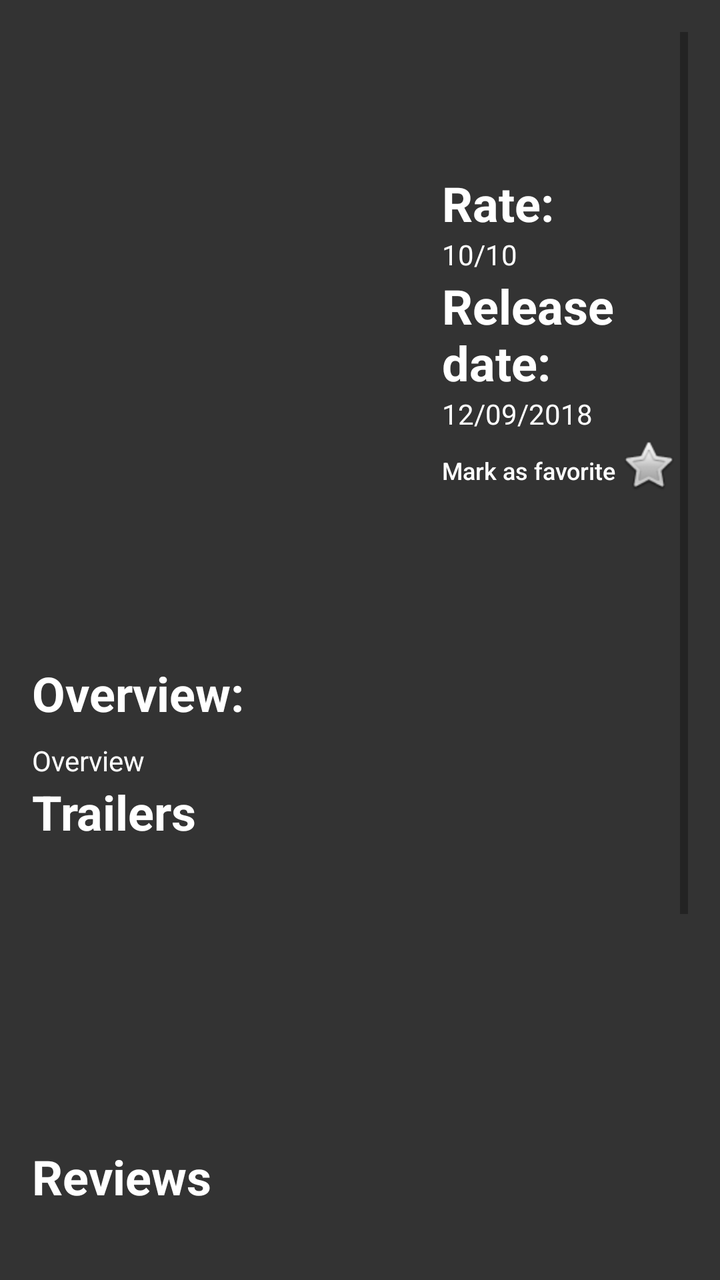
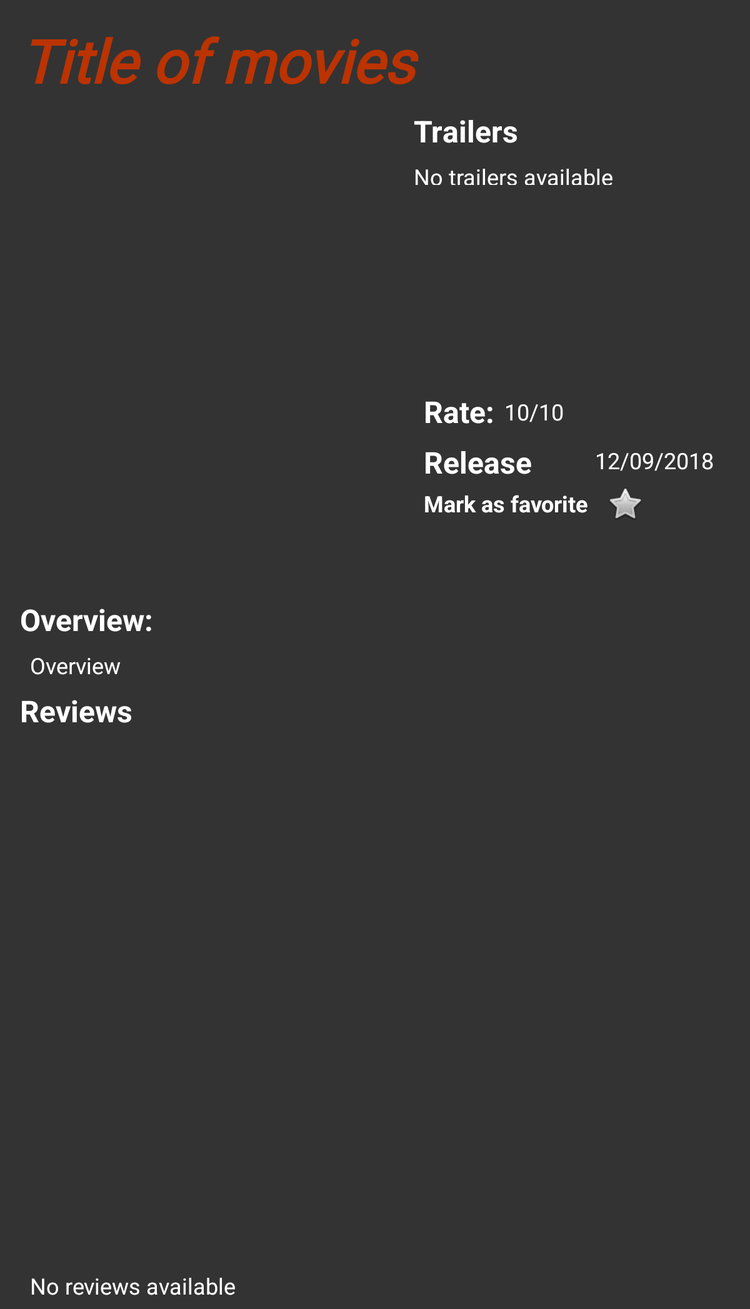

An Android layout and its configuration variant, each rendered on a device that would load it. The default file and the variant file are quoted in full after the pictures.
<!-- AndroidManifest.xml: application theme AppTheme -->
<!-- res/layout/activity_detail.xml -->
<?xml version="1.0" encoding="utf-8"?>
<FrameLayout xmlns:android="http://schemas.android.com/apk/res/android"
    xmlns:app="http://schemas.android.com/apk/res-auto"
    xmlns:tools="http://schemas.android.com/tools"
    android:layout_width="match_parent"
    android:layout_height="match_parent"
    android:paddingLeft="16dp"
    android:paddingRight="16dp"
    android:paddingTop="16dp"
    android:background="#333333"
    android:paddingBottom="16dp"
    tools:context=".DetailActivity">

    <ScrollView
        android:layout_width="match_parent"
        android:layout_height="match_parent"
        android:background="#333333">
        <LinearLayout
            android:layout_width="match_parent"
            android:layout_height="match_parent"
            android:orientation="vertical"
            android:background="#333333">

            <TextView
                android:layout_width="match_parent"
                android:layout_height="wrap_content"
                android:id="@+id/name_movie"
                android:layout_gravity="center"
                android:gravity="left"
                android:autoSizeTextType="uniform"
                android:maxLines="2"
                android:fontFamily="sans-serif"
                android:textStyle="italic|bold"
                android:textColor="@color/colorPrimaryDark"
                android:textSize="48sp"


                />

            <LinearLayout
                android:layout_width="match_parent"
                android:layout_height="wrap_content"
                android:orientation="horizontal">
                <ImageView
                    android:layout_width="200dp"
                    android:layout_height="250dp"
                    android:id="@+id/movie_picture"
                    android:scaleType="centerInside"
                    />


                <LinearLayout
                    android:layout_width="match_parent"
                    android:layout_height="wrap_content"
                    android:orientation="vertical"
                    android:layout_margin="5dp"
                    android:layout_toRightOf="@+id/movie_picture">
                    <TextView
                        android:layout_width="wrap_content"
                        android:layout_height="wrap_content"
                        android:textAppearance="?android:attr/textAppearanceMedium"
                        android:textSize="24sp"
                        android:text="@string/rate_title"
                        android:textStyle="bold"
                        android:textColor="@android:color/white"
                        android:id="@+id/rate_title" />

                    <TextView
                        android:layout_width="wrap_content"
                        android:layout_height="wrap_content"
                        android:textAppearance="?android:attr/textAppearanceMedium"
                        android:textSize="14sp"
                        android:textColor="@android:color/white"
                        android:id="@+id/rate_view"
                        tools:text="10/10"/>

                    <TextView
                        android:layout_width="wrap_content"
                        android:layout_height="wrap_content"
                        android:textAppearance="?android:attr/textAppearanceMedium"
                        android:textSize="24sp"
                        android:text="@string/release_title"
                        android:textStyle="bold"
                        android:textColor="@android:color/white"
                        android:id="@+id/release_title" />
                    <TextView
                        android:layout_width="wrap_content"
                        android:layout_height="wrap_content"
                        android:textSize="14sp"
                        android:textAppearance="?android:attr/textAppearanceMedium"
                        android:textColor="@android:color/white"
                        android:id="@+id/date_view"
                        tools:text="12/09/2018"/>
                    <LinearLayout
                        android:layout_width="match_parent"
                        android:layout_height="match_parent">
                        <TextView
                            android:id="@+id/button"
                            android:gravity="left|bottom"

                            android:textAppearance="@style/TextAppearance.AppCompat.Title"
                            android:layout_width="0dp"
                            android:textColor="@android:color/white"
                            android:layout_height="wrap_content"
                            android:layout_weight="3"
                            android:autoSizeTextType="uniform"
                            android:maxLines="1"
                            android:text="@string/button_mark_as_favorite"/>

                        <ImageView
                            android:layout_gravity="left|center_horizontal"
                            android:id="@+id/favoriteButton"
                            android:layout_width="0dp"
                            android:layout_height="wrap_content"
                            android:layout_weight="1"

                            app:srcCompat="@android:drawable/btn_star_big_off" />

                    </LinearLayout>







                </LinearLayout>





            </LinearLayout>

            <TextView
                android:layout_width="wrap_content"
                android:layout_height="wrap_content"
                android:textAppearance="?android:attr/textAppearanceMedium"
                android:textSize="24sp"
                android:text="@string/overview_title"
                android:textStyle="bold"
                android:textColor="@android:color/white"
                android:id="@+id/overview_title" />

            <TextView
                android:layout_width="wrap_content"
                android:layout_height="wrap_content"
                android:textSize="14sp"
                android:textAppearance="?android:attr/textAppearanceMedium"
                tools:text="Overview"
                android:layout_marginTop="8dp"
                android:textColor="@android:color/white"
                android:id="@+id/Overview_view" />

            <TextView
                android:layout_width="wrap_content"
                android:layout_height="wrap_content"
                android:textAppearance="?android:attr/textAppearanceMedium"
                android:textSize="24sp"
                android:text="@string/triler_title"
                android:textStyle="bold"
                android:textColor="@android:color/white"
                android:id="@+id/trailer_title" />

            <android.support.v7.widget.RecyclerView
                android:id="@+id/trailer_listview"
                android:layout_width="match_parent"
                android:layout_height="150dp">

            </android.support.v7.widget.RecyclerView>
            <TextView
                android:layout_width="wrap_content"
                android:layout_height="wrap_content"
                android:textAppearance="?android:attr/textAppearanceMedium"
                android:textSize="24sp"
                android:text="@string/reviews_title"
                android:textStyle="bold"
                android:textColor="@android:color/white"
                android:id="@+id/reviews_title" />

            <android.support.v7.widget.RecyclerView
                android:id="@+id/reviews_listview"
                android:layout_width="match_parent"
                android:layout_height="250dp">

            </android.support.v7.widget.RecyclerView>

        </LinearLayout>



    </ScrollView>

</FrameLayout>
<!-- resources referenced by this layout -->
<resources>
  <color name="colorPrimaryDark">#BB3300</color>
  <string name="button_mark_as_favorite"> Mark as favorite</string>
  <string name="overview_title">Overview:</string>
  <string name="rate_title">Rate:</string>
  <string name="release_title">Release date:</string>
  <string name="reviews_title">Reviews</string>
  <string name="triler_title">Trailers</string>
  <style name="AppTheme" parent="Theme.AppCompat.Light.DarkActionBar">
          
          <item name="colorPrimary">#AA3300</item>
          <item name="colorPrimaryDark">#BB3300</item>
          <item name="colorAccent">#536DFE</item>
          <item name="preferenceTheme">@style/PreferenceThemeOverlay</item>
      </style>
</resources>
<!-- res/layout-sw600dp/activity_detail.xml (the repository's variant of the layout above) -->
<!-- drawn on a 7-inch tablet held upright -->
<?xml version="1.0" encoding="utf-8"?>
<layout xmlns:android="http://schemas.android.com/apk/res/android"
    xmlns:app="http://schemas.android.com/apk/res-auto"
    xmlns:tools="http://schemas.android.com/tools">

    <ScrollView
        android:id="@+id/scrollview_detail"
        android:layout_width="match_parent"
        android:layout_height="match_parent"
        android:background="#333333"
        tools:context=".DetailActivity">

        <android.support.constraint.ConstraintLayout
            android:layout_width="match_parent"
            android:layout_height="match_parent">

            <TextView
                android:id="@+id/name_movie"
                android:layout_width="0dp"
                android:layout_height="wrap_content"
                android:layout_marginStart="16dp"
                android:layout_marginLeft="16dp"
                android:layout_marginTop="16dp"
                android:layout_marginEnd="16dp"
                android:layout_marginRight="16dp"
                android:autoSizeTextType="uniform"
                android:fontFamily="@font/carter_one"
                android:maxLines="2"
                android:textColor="@color/colorPrimaryDark"
                android:textSize="48sp"
                android:textStyle="italic|bold"
                app:layout_constraintEnd_toEndOf="parent"
                app:layout_constraintStart_toStartOf="parent"
                app:layout_constraintTop_toTopOf="parent"
                tools:text="Title of movies" />

            <ImageView
                android:id="@+id/movie_picture"
                android:layout_width="291dp"
                android:layout_height="375dp"
                android:layout_marginStart="16dp"
                android:layout_marginLeft="16dp"
                android:layout_marginTop="8dp"
                android:scaleType="centerInside"
                app:layout_constraintStart_toStartOf="@+id/name_movie"
                app:layout_constraintTop_toBottomOf="@+id/name_movie"
                tools:srcCompat="@tools:sample/backgrounds/scenic" />

            <TextView
                android:id="@+id/rate_title"
                style="@style/TitlesActivity"
                android:layout_width="wrap_content"
                android:layout_height="wrap_content"
                android:layout_marginStart="8dp"
                android:layout_marginLeft="8dp"
                android:layout_marginTop="8dp"
                android:text="@string/rate_title"
                app:layout_constraintStart_toStartOf="@+id/trailer_listview"
                app:layout_constraintTop_toBottomOf="@+id/trailer_listview" />

            <TextView
                android:id="@+id/rate_view"
                android:layout_width="wrap_content"
                android:layout_height="wrap_content"
                android:layout_marginStart="8dp"
                android:layout_marginLeft="8dp"
                android:textAppearance="?android:attr/textAppearanceMedium"
                android:textColor="@android:color/white"
                android:textSize="18sp"
                app:layout_constraintBottom_toBottomOf="@+id/rate_title"
                app:layout_constraintStart_toEndOf="@+id/rate_title"
                app:layout_constraintTop_toTopOf="@+id/rate_title"
                tools:text="10/10" />

            <TextView
                android:id="@+id/release_title"
                style="@style/TitlesActivity"
                android:layout_width="129dp"
                android:layout_height="29dp"
                android:layout_marginTop="8dp"
                android:text="@string/release_title"
                app:layout_constraintStart_toStartOf="@+id/rate_title"
                app:layout_constraintTop_toBottomOf="@+id/rate_title" />

            <TextView
                android:id="@+id/date_view"
                android:layout_width="wrap_content"
                android:layout_height="wrap_content"
                android:layout_marginStart="8dp"
                android:layout_marginLeft="8dp"
                android:textAppearance="?android:attr/textAppearanceMedium"
                android:textColor="@android:color/white"
                android:textSize="18sp"
                app:layout_constraintBottom_toBottomOf="@+id/release_title"
                app:layout_constraintStart_toEndOf="@+id/release_title"
                app:layout_constraintTop_toTopOf="@+id/release_title"
                tools:text="12/09/2018" />

            <ImageView
                android:id="@+id/favoriteButton"
                android:layout_width="wrap_content"
                android:layout_height="wrap_content"
                android:layout_gravity="left|center_horizontal"
                android:layout_marginStart="8dp"
                android:layout_marginLeft="8dp"
                android:layout_weight="1"
                app:layout_constraintBottom_toBottomOf="@+id/button"
                app:layout_constraintStart_toEndOf="@+id/button"
                app:layout_constraintTop_toTopOf="@+id/button"
                app:srcCompat="@android:drawable/btn_star_big_off" />


            <include
                android:id="@+id/overview_parts"
                layout="@layout/overview_layout"
                android:layout_width="0dp"
                android:layout_height="wrap_content"

                android:layout_marginTop="8dp"
                android:layout_marginEnd="8dp"
                android:layout_marginRight="8dp"
                app:layout_constraintEnd_toEndOf="parent"
                app:layout_constraintStart_toStartOf="@+id/name_movie"
                app:layout_constraintTop_toBottomOf="@+id/movie_picture" />


            <TextView
                android:id="@+id/trailer_title"
                style="@style/TitlesActivity"
                android:layout_width="wrap_content"
                android:layout_height="wrap_content"
                android:layout_marginStart="8dp"
                android:layout_marginLeft="8dp"
                android:layout_marginTop="8dp"
                android:text="@string/triler_title"
                app:layout_constraintStart_toEndOf="@+id/movie_picture"
                app:layout_constraintTop_toBottomOf="@+id/name_movie" />


            <android.support.v7.widget.RecyclerView
                android:id="@+id/trailer_listview"
                android:layout_width="0dp"
                android:layout_height="184dp"
                android:layout_marginEnd="8dp"
                android:layout_marginRight="8dp"
                app:layout_constraintEnd_toEndOf="parent"
                app:layout_constraintStart_toStartOf="@+id/trailer_title"
                app:layout_constraintTop_toBottomOf="@+id/trailer_title">

            </android.support.v7.widget.RecyclerView>

            <TextView
                android:id="@+id/reviews_title"
                style="@style/TitlesActivity"
                android:layout_width="100dp"
                android:layout_height="33dp"
                android:layout_marginTop="8dp"
                android:text="@string/reviews_title"
                app:layout_constraintStart_toStartOf="@+id/name_movie"
                app:layout_constraintTop_toBottomOf="@+id/overview_parts" />

            <android.support.v7.widget.RecyclerView

                android:id="@+id/reviews_listview"
                android:layout_width="0dp"
                android:layout_height="400dp"
                android:layout_marginStart="8dp"
                android:layout_marginLeft="8dp"
                android:layout_marginTop="8dp"
                android:layout_marginEnd="8dp"
                android:layout_marginRight="8dp"
                android:layout_marginBottom="8dp"
                app:layout_constraintBottom_toBottomOf="parent"
                app:layout_constraintEnd_toEndOf="parent"
                app:layout_constraintStart_toStartOf="@+id/reviews_title"
                app:layout_constraintTop_toBottomOf="@+id/reviews_title" />

            <TextView
                android:id="@+id/empty_view_reviews"
                android:layout_width="197dp"
                android:layout_height="23dp"
                android:layout_marginStart="8dp"
                android:layout_marginLeft="8dp"
                android:layout_marginBottom="8dp"
                android:text="@string/no_content_available"
                android:textAppearance="?android:attr/textAppearanceMedium"
                android:textColor="@android:color/white"
                app:layout_constraintBottom_toBottomOf="parent"
                app:layout_constraintStart_toStartOf="@+id/reviews_title"
                app:layout_constraintTop_toBottomOf="@+id/reviews_listview" />

            <TextView
                android:id="@+id/button"
                android:layout_width="137dp"
                android:layout_height="wrap_content"
                android:layout_marginTop="8dp"
                android:layout_weight="3"
                android:autoSizeTextType="uniform"
                android:gravity="left|bottom"
                android:maxLines="1"
                android:text="@string/button_mark_as_favorite"
                android:textAppearance="?android:attr/textAppearanceMedium"
                android:textColor="@android:color/white"
                android:textStyle="bold"
                app:layout_constraintStart_toStartOf="@+id/release_title"
                app:layout_constraintTop_toBottomOf="@+id/release_title" />

            <TextView
                android:id="@+id/empty_view_trailers"
                android:layout_width="0dp"
                android:layout_height="19dp"
                android:layout_marginTop="8dp"
                android:layout_marginEnd="8dp"
                android:layout_marginRight="8dp"
                android:text="@string/no_trailers_available"
                android:textAppearance="?android:attr/textAppearanceMedium"
                android:textColor="@android:color/white"
                app:layout_constraintEnd_toEndOf="parent"
                app:layout_constraintHorizontal_bias="0.0"
                app:layout_constraintStart_toStartOf="@+id/trailer_title"
                app:layout_constraintTop_toBottomOf="@+id/trailer_title" />


        </android.support.constraint.ConstraintLayout>


    </ScrollView>

</layout>
<!-- res/layout/overview_layout.xml (included above) -->
<?xml version="1.0" encoding="utf-8"?>
<android.support.constraint.ConstraintLayout xmlns:android="http://schemas.android.com/apk/res/android"
    android:layout_width="wrap_content"
    android:layout_height="wrap_content"
    xmlns:tools="http://schemas.android.com/tools"
    xmlns:app="http://schemas.android.com/apk/res-auto">

    <TextView
        android:id="@+id/overview_title"
        android:layout_width="wrap_content"
        android:layout_height="wrap_content"
        android:layout_marginTop="8dp"
        android:text="@string/overview_title"
        style="@style/TitlesActivity"
        app:layout_constraintTop_toTopOf="parent" />


    <TextView
        android:id="@+id/Overview_view"
        style="@style/OverviewApp"
        android:layout_width="0dp"
        android:layout_height="wrap_content"
        android:layout_marginStart="8dp"
        android:layout_marginLeft="8dp"
        android:layout_marginTop="8dp"
        android:layout_marginEnd="8dp"
        android:layout_marginRight="8dp"
        android:textAppearance="?android:attr/textAppearanceMedium"
        android:textColor="@android:color/white"
        app:layout_constraintEnd_toEndOf="parent"
        app:layout_constraintStart_toStartOf="@+id/overview_title"
        app:layout_constraintTop_toBottomOf="@+id/overview_title"
        tools:text="Overview" />

</android.support.constraint.ConstraintLayout>
<!-- resources referenced by the variant -->
<!-- as a 7-inch tablet held upright resolves them -->
<resources>
  <color name="colorPrimaryDark">#BB3300</color>
  <string name="button_mark_as_favorite"> Mark as favorite</string>
  <string name="no_content_available">No reviews available yet.</string>
  <string name="no_trailers_available">No trailers available</string>
  <string name="overview_title">Overview:</string>
  <string name="rate_title">Rate:</string>
  <string name="release_title">Release date:</string>
  <string name="reviews_title">Reviews</string>
  <string name="triler_title">Trailers</string>
  <!-- from res/values-sw600dp/ -->
  <style name="OverviewApp">
  
          <item name="android:textSize">18sp</item>
  
      </style>
  <!-- from res/values-sw600dp/ -->
  <style name="TitlesActivity">
  
          <item name="android:textAppearance">?android:attr/textAppearanceMedium</item>
          <item name="android:textColor">@android:color/white</item>
          <item name="android:textSize">24sp</item>
          <item name="android:textStyle">bold</item>
      </style>
  <!-- from res/values-sw600dp/ -->
  <style name="AppTheme" parent="Theme.AppCompat.Light.DarkActionBar">
          
          <item name="colorPrimary">#AA3300</item>
          <item name="colorPrimaryDark">#BB3300</item>
          <item name="colorAccent">#536DFE</item>
          <item name="preferenceTheme">@style/PreferenceThemeOverlay</item>
      </style>
</resources>
